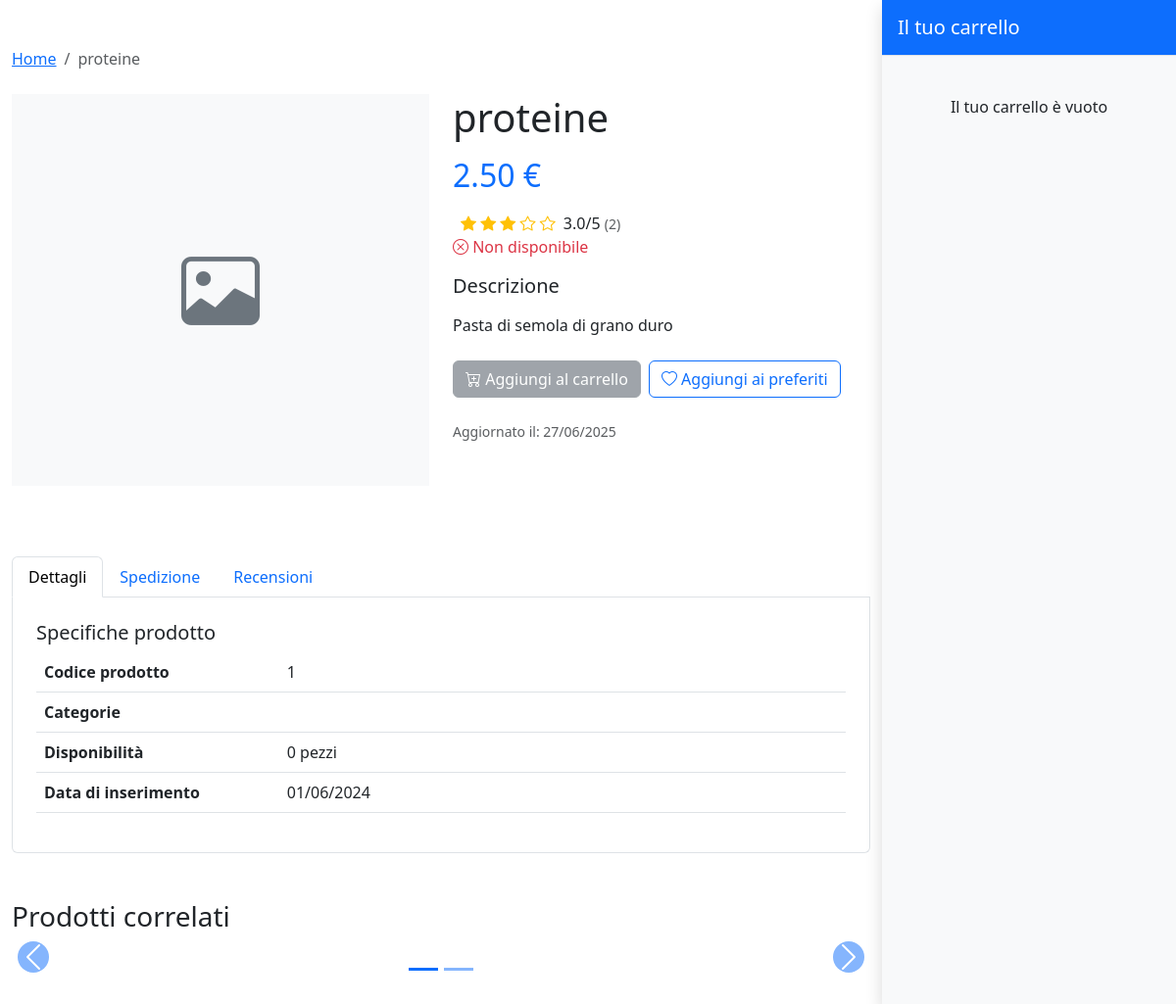
/products/product/1/?source=home, run on an earlier commit of the app's database.
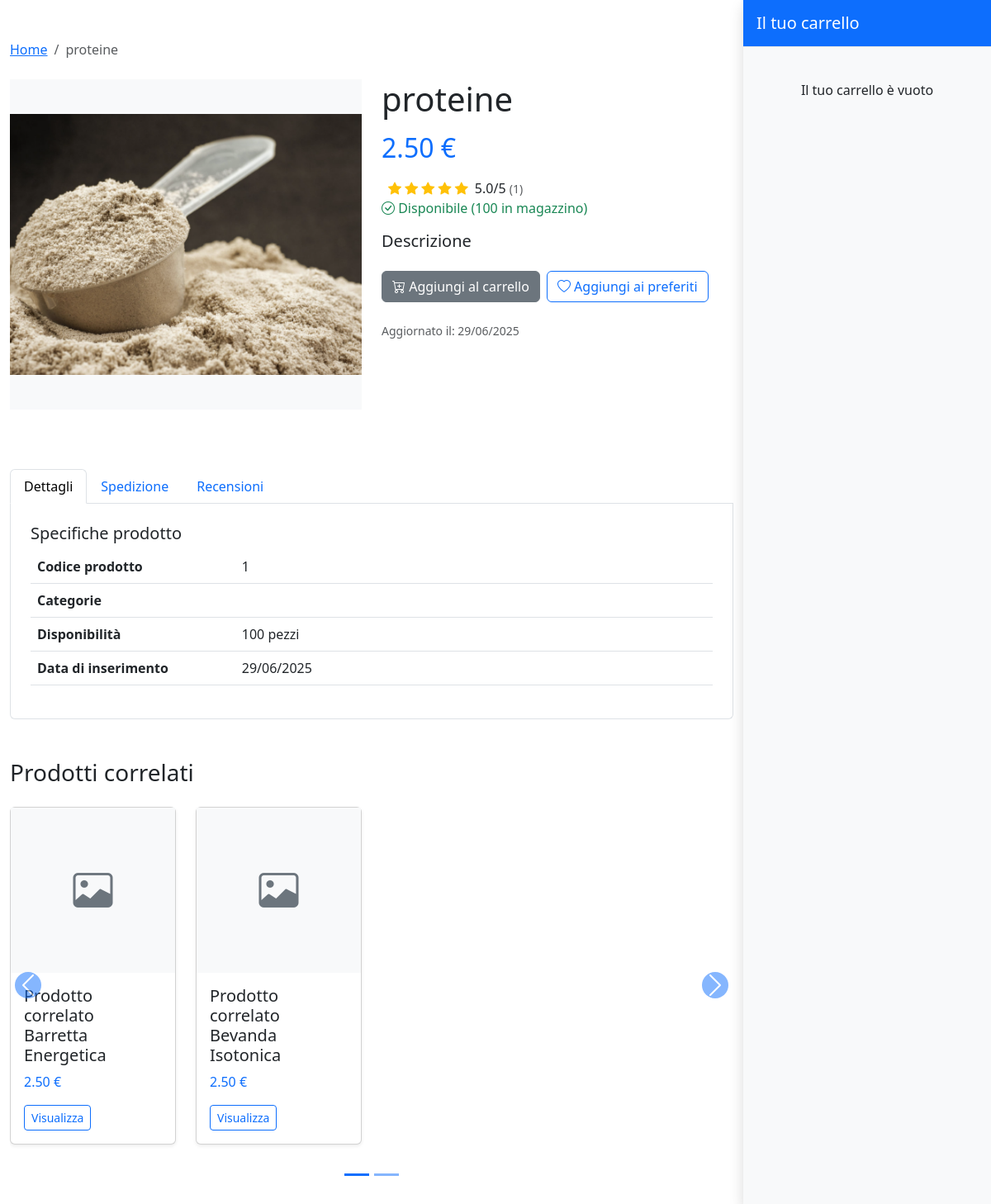
And on a later commit of the database.
### products/models.py (models this page shows)
class Product(models.Model):
    category = models.ManyToManyField(Category)  #todo: decide if meny-to-many or foreign key
    name = models.CharField(max_length=200, unique=True)
    description = models.TextField(blank=True)
    price = models.DecimalField(max_digits=10, decimal_places=2)
    stock = models.PositiveIntegerField()
    available = models.BooleanField(default=True)
    created = models.DateTimeField(auto_now_add=True)
    updated = models.DateTimeField(auto_now=True)  #todo: add the user who created the product
    image = models.ImageField(upload_to='product_images/', blank=True, null=True)
    added_by = models.ForeignKey('users.CustomUser', on_delete=models.SET_NULL, related_name='products_added', null=True, blank=True)
    modified_by = models.ForeignKey('users.CustomUser', on_delete=models.SET_NULL, related_name='products_modified', null=True, blank=True)
    class Meta:
        ordering = ('name',)
    def __str__(self):
        return self.name

### products/views.py (the view)
# urls.py: path('product/<int:product_id>/', product_info, name='product_info'),
def product_info(request, product_id):
    product = Product.objects.get(id=product_id)
    categories = product.category.all()
    name = product.name
    description = product.description
    price = product.price
    stock = product.stock
    related_products = Product.objects.filter(category__in=categories).exclude(id=product_id)[:4]
    source = request.GET.get('source')
    review = Review.objects.filter(product=product).order_by('-created_at')
    if review.exists():
        average_rating = review.aggregate(Avg('rating'))['rating__avg']
    else:
        average_rating = None
    user = request.user if request.user.is_authenticated else None
    if user:
        cart, created = Cart.objects.get_or_create(user=user)
    else:
        cart = None
    context = {
        'product': product,
        'categories': categories,
        'name': name,
        'description': description,
        'price': price,
        'stock': stock,
        'related_products': related_products,
        'source': source,
        'core': cart,
        'store_manager': is_store_manager(user) if user else False,
        'average_rating': average_rating,
        'reviews': review,
        'available': product.available,
    }
    return render(request, 'products/product_info.html', context)

### templates/products/product_info.html (shortened to what the changed rows need)
{% extends "base.html" %}
{% load static %}
{% block content %}
<div class="container py-5">
    <nav aria-label="breadcrumb" class="mb-4">
        <ol class="breadcrumb">
            {% if request.GET.source == 'home' %}
                  <li class="breadcrumb-item"><a href="{% url 'users:home_page' %}">Home</a></li>
                  <li class="breadcrumb-item active" aria-current="page">{{ product.name }}</li>
            {% elif request.GET.source == 'user_home_page' or user.is_authenticated and not store_manager %}
                  <li class="breadcrumb-item"><a href="{% url 'users:user_home_page' %}">Dashboard</a></li>
                  <li class="breadcrumb-item active" aria-current="page">{{ product.name }}</li>
            {% elif request.GET.source == 'store_manager_dashboard' or store_manager%}
                  <li class="breadcrumb-item"><a href="{% url 'users:store_manager_dashboard'  %}">dashboard</a></li>
                  <li class="breadcrumb-item active" aria-current="page">{{ product.name }}</li>
            {% else %}
                  <li class="breadcrumb-item"><a href="{% url 'core:home' %}">Home</a></li>
                  <li class="breadcrumb-item active" aria-current="page">{{ product.name }}</li>
            {% endif %}
        </ol>
    </nav>
    <div class="row">
        <div class="col-md-6 mb-4">
            <div class="bg-light d-flex justify-content-center align-items-center" style="height: 400px;">
            {% if product.image %}
                <img src="{{ product.image.url }}" alt="{{ product.name }}" style="max-height: 380px; max-width: 100%; object-fit: contain;">
            {% else %}
                <i class="bi bi-image text-secondary" style="font-size: 5rem;"></i>
            {% endif %}
        </div>
        </div>
        <div class="col-md-6 mb-4">
            <h1 class="mb-3">{{ name }}</h1>
            <h2 class="text-primary mb-3">{{ price }} €</h2>
            <span class="align-middle ms-2">
                <span class="text-warning">
                  {% for i in "12345"|make_list %}
                    {% if forloop.counter <= average_rating %}
                      <i class="bi bi-star-fill"></i>
                    {% else %}
                      <i class="bi bi-star"></i>
                    {% endif %}
                  {% endfor %}
                </span>
                <span class="ms-1">{{ average_rating }}/5</span>
                <small class="text-muted">({{ reviews|length }})</small>
            </span>
            {% if stock > 0 and available%}
            <p class="text-success mb-3">
                <i class="bi bi-check-circle"></i> Disponibile ({{ stock }} in magazzino)
            </p>
            {% else %}
            <p class="text-danger mb-3">
                <i class="bi bi-x-circle"></i> Non disponibile
            </p>
            {% endif %}
            <div class="mb-4">
                <h5>Descrizione</h5>
                <p>{{ description|linebreaks }}</p>
            </div>
            <div class="d-grid gap-2 d-md-flex">
                {% if stock > 0 and product.available and  user.is_authenticated and not store_manager %}
                   <form method="POST" action="{% url 'core:add_cart_item' %}" >
                        {% csrf_token %}
                        <input type="hidden" name="product_id" value="{{ product.id }}">
                        <input type="hidden" name="quantity" value="1">
                        <input type="hidden" name="source" value="{{ request.GET.source }}">
                        <button type="submit" class="btn btn-primary" >
                            <i class="bi bi-cart-plus"></i> Aggiungi al carrello
                        </button>
                        <button  class="btn btn-outline-primary" type="button">
                            <i class="bi bi-heart"></i> Aggiungi ai preferiti
                        </button>
                   </form>
                {% elif stock == 0 or not available  %}
                    <button class="btn btn-secondary" type="button" disabled>
                        <i class="bi bi-cart-plus"></i> Aggiungi al carrello
                    <button  class="btn btn-outline-primary" type="button">
                        <i class="bi bi-heart"></i> Aggiungi ai preferiti
                    </button>
                {% elif not   user.is_authenticated %}
                    <a href="{% url 'users:login' %}" class="btn btn-secondary" type="button" disabled>
                        <i class="bi bi-cart-plus"></i> Aggiungi al carrello
                    </a>
                    <a href="{% url 'users:login' %}" class="btn btn-outline-primary" type="button">
                        <i class="bi bi-heart"></i> Aggiungi ai preferiti
                    </a>
                {% endif %}
            </div>
            <div class="mt-4">
                <p class="text-muted small">Aggiornato il: {{ product.updated|date:"d/m/Y" }}</p>
            </div>
        </div>
    </div>
    <div class="row mt-5">
        <div class="col-12">
            <div class="tab-content p-4 border border-top-0 rounded-bottom" id="productTabsContent">
                <div class="tab-pane fade show active" id="details" role="tabpanel" aria-labelledby="details-tab">
                    <table class="table">
                        <tbody>
                            <tr>
                                <th scope="row" style="width: 30%;">Codice prodotto</th>
                                <td>{{ product.id }}</td>
                            </tr>
                            <tr>
                                <th scope="row">Categorie</th>
                            </tr>
                            <tr>
                                <th scope="row">Disponibilità</th>
                                <td>{{ stock }} pezzi</td>
                            </tr>
                            <tr>
                                <th scope="row">Data di inserimento</th>
                                <td>{{ product.created|date:"d/m/Y" }}</td>
                            </tr>
                        </tbody>
                    </table>
                </div>
            </div>
        </div>
    </div>
    {% if not store_manager %}
    <div class="row mt-5">
        <div class="col-12">
            <div id="relatedProductsCarousel" class="carousel slide" data-bs-ride="carousel">
                <div class="carousel-inner">
                    <div class="carousel-item active">
                        <div class="row">
                            {% for i in related_products %}
                            <div class="col-md-3 mb-4">
                                <div class="card h-100 shadow-sm">
                                    <div class="bg-light d-flex justify-content-center align-items-center" style="height: 200px;">
                                        <i class="bi bi-image text-secondary" style="font-size: 3rem;"></i>
                                    </div>
                                    <div class="card-body">
                                        <h5 class="card-title">Prodotto correlato {{ i }}</h5>
                                        <p class="card-text text-primary">{{ price }} €</p>
                                        <a href="#" class="btn btn-sm btn-outline-primary">Visualizza</a>
                                    </div>
                                </div>
                            </div>
                            {% endfor %}
                        </div>
                    </div>
                </div>
            </div>
        </div>
    </div>
</div>
    {% endif %}
{% endblock %}

What changed in the data, as far as the page shows it:
changed Product "proteine": image: picture added; updated "27/06/2025" → "29/06/2025"; created "01/06/2024" → "29/06/2025"; description "Pasta di semola di grano duro" → (not shown)
added Product: name "Barretta Energetica", {{ price }} "2.50"
added Product: name "Bevanda Isotonica", {{ price }} "2.50"
Also different on the page:
{{ average_rating }}: "3.0" → "5.0"
{{ reviews|length }}: "2" → "1"
{{ stock }}: (not shown) → "100"
{{ stock }}: "0" → "100"
text no longer shown: "Non disponibile"
text now shown: "Disponibile ( in magazzino)"
